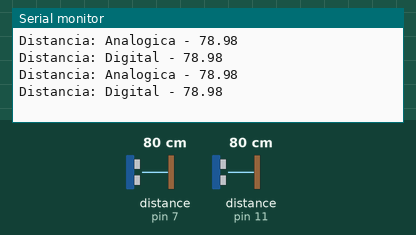
Bench run of a sketch on a simulated Arduino Uno, built with avr-gcc and run on an emulated ATmega328P. On the bench: the last lines printed to the serial monitor. Wiring (inferred from the names in the program): 2 × ultrasonic range finder: trigger pin 7, echo pin 7 / trigger pin 12, echo pin 11. The test bench sets the inputs (shaded band); at power-on: distance to the obstacle (sensors on pin 7, pin 11) 80 cm. The echo pulse lasts 58.3 µs per cm.

Above: at 1.8 s.
1.9 s: distance to the obstacle (sensor on pin 7) set to 2 cm
At 2.4 s:
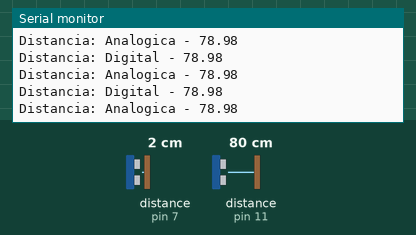
6.0 s: distance to the obstacle (sensor on pin 7) set to 299 cm
At 6.4 s:
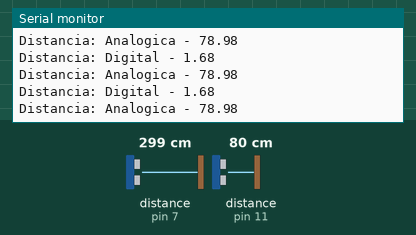
10.1 s: distance to the obstacle (sensor on pin 11) set to 120 cm
At 10.6 s:
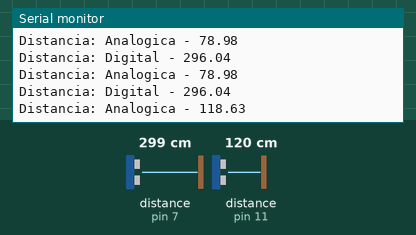
14.2 s: distance to the obstacle (sensor on pin 11) set to 60 cm
At 14.7 s:
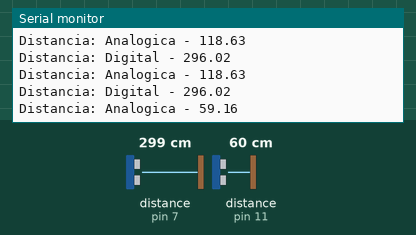
18.3 s: distance to the obstacle (sensor on pin 11) set to 120 cm
At 18.8 s:
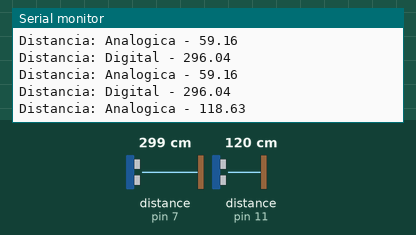
22.4 s: distance to the obstacle (sensor on pin 7) set to 250 cm
At 22.9 s:
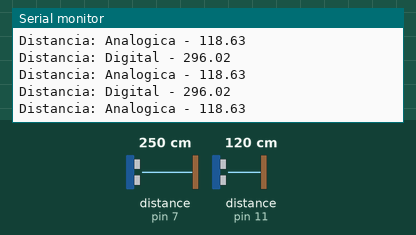
Timing chart, 0 to 25.4 s (numbered marks = the images above; inputs shaded):
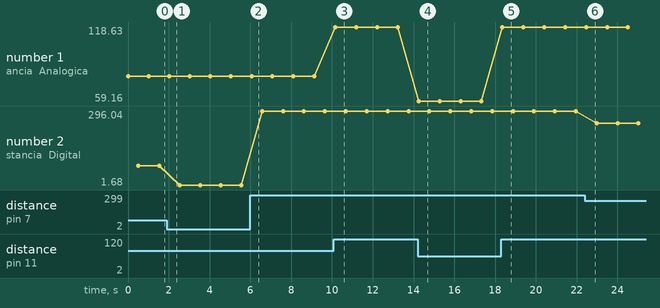

Measured:
- after the input at 10.1 s, the serial monitor: prints a new line after 0.06 s (image 3)
- after the input at 14.2 s, the serial monitor: prints a new line after 0.06 s (image 4)
- after the input at 18.3 s, the serial monitor: prints a new line after 0.06 s (image 5)
- plotted number 1: 78.98 → 118.63 after the input at 10.1 s, 118.63 → 59.16 after the input at 14.2 s, 59.16 → 118.63 after the input at 18.3 s
- plotted number 2: 78.98 → 1.68 after the input at 1.9 s, 1.68 → 296.04 after the input at 6.0 s, 296.04 → 296.02 after the input at 10.1 s, 296.02 → 296.04 after the input at 14.2 s, 296.04 → 296.02 after the input at 18.3 s

The sketch:

aula1004_sensores_e_entradas1.ino
```cpp
const int g1 = 12;
const int r1 = 11; //echo
const int sig = 7;

void setup()
{
	Serial.begin(9600);
  	pinMode(g1, OUTPUT);
  	pinMode(r1, INPUT);
  	pinMode(sig, OUTPUT);
}

void distanciaAnalog(){
  long d1 = 0;
  float medicao = 0;

  digitalWrite(g1, LOW);
  delayMicroseconds(2);
  digitalWrite(g1, HIGH);
  delayMicroseconds(10);
  digitalWrite(g1,LOW);

  d1 = pulseIn(r1, HIGH);
  medicao = (d1 * 0.034 / 2);

  Serial.print("Distancia: Analogica - ");
  Serial.println(medicao);
}

void distanciaDigital(){
  long d2 = 0;
  float distancia = 0;

  digitalWrite(sig,HIGH);
  delayMicroseconds(2);
  digitalWrite(sig,LOW);
  delayMicroseconds(5);
  digitalWrite(sig,HIGH);

  pinMode(sig, INPUT);
  d2 = pulseIn(sig, HIGH);
  distancia = (d2 * 0.034 / 2);

  Serial.print("Distancia: Digital - ");
  Serial.println(distancia);

  pinMode(sig,OUTPUT);
}

void loop()
{
  distanciaAnalog();
  delay(500);
  distanciaDigital();
  delay(500);
}
```
